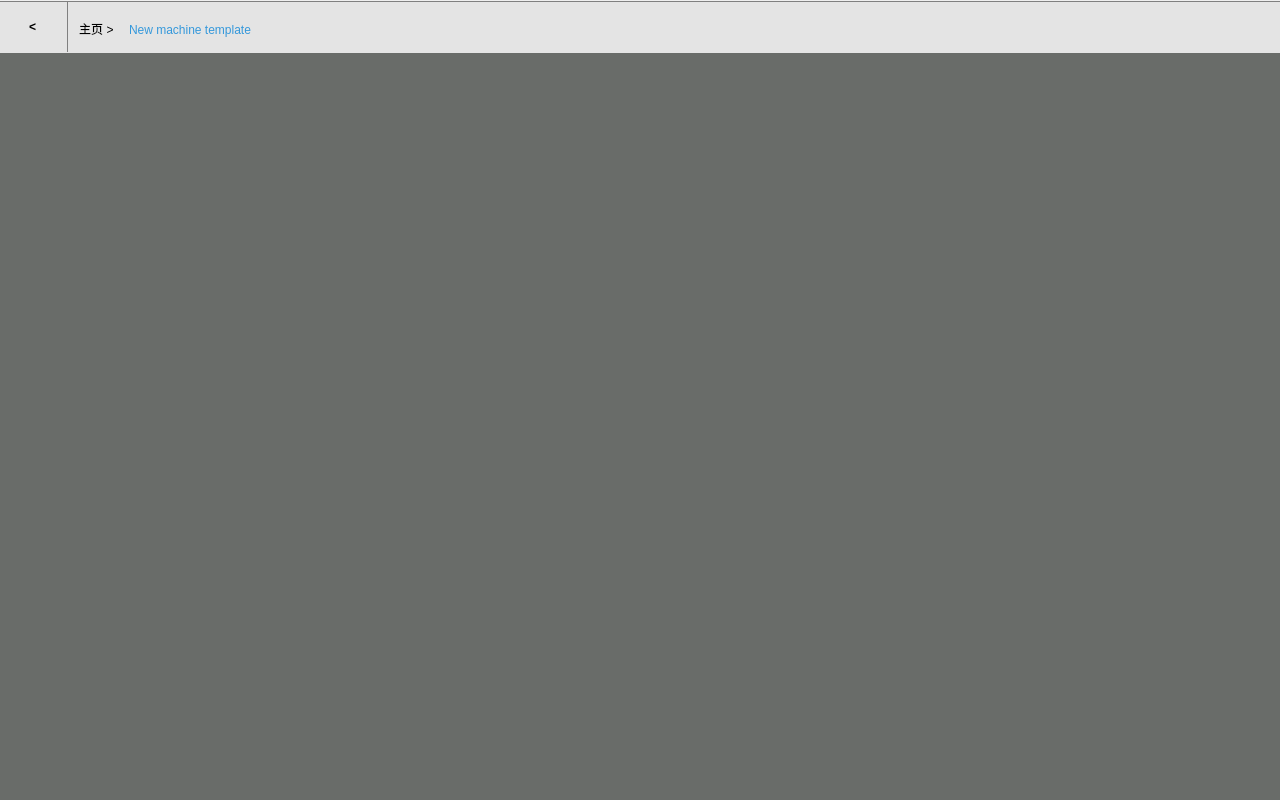
<?xml version="1.0" encoding="UTF-8"?>
<ui version="4.0">
 <class>BaseWidget</class>
 <widget class="QWidget" name="BaseWidget">
  <property name="geometry">
   <rect>
    <x>0</x>
    <y>0</y>
    <width>1280</width>
    <height>800</height>
   </rect>
  </property>
  <property name="minimumSize">
   <size>
    <width>1280</width>
    <height>800</height>
   </size>
  </property>
  <property name="maximumSize">
   <size>
    <width>1280</width>
    <height>800</height>
   </size>
  </property>
  <property name="styleSheet">
   <string notr="true"/>
  </property>
  <property name="BaseWidget" stdset="0">
   <string>Form</string>
  </property>
  <widget class="QWidget" name="verticalLayoutWidget">
   <property name="geometry">
    <rect>
     <x>-1</x>
     <y>1</y>
     <width>1281</width>
     <height>799</height>
    </rect>
   </property>
   <layout class="QVBoxLayout" name="vbaseLayout" stretch="5,72">
    <property name="spacing">
     <number>0</number>
    </property>
    <item>
     <widget class="QFrame" name="base_navigationbar">
      <property name="styleSheet">
       <string notr="true">QFrame {
                                background-color: rgb(228, 228, 228);
                                border-top: 1px solid gray;
                                }</string>
      </property>
      <widget class="QWidget" name="horizontalLayoutWidget_2">
       <property name="geometry">
        <rect>
         <x>-1</x>
         <y>1</y>
         <width>1281</width>
         <height>51</height>
        </rect>
       </property>
       <layout class="QHBoxLayout" name="hnavigationLayout" stretch="0,121">
        <item>
         <widget class="QPushButton" name="naviBackBtn">
          <property name="minimumSize">
           <size>
            <width>70</width>
            <height>50</height>
           </size>
          </property>
          <property name="styleSheet">
           <string notr="true">QPushButton {
                                                border: none;
                                                background-color: rgb(228, 228, 228);
                                                color: black;
                                                padding: 5px;
                                                font: 18pt &quot;宋体&quot;;
                                                font-weight: bold;
                                                border-right:1px solid gray
                                                }</string>
          </property>
          <property name="text">
           <string>&lt;</string>
          </property>
         </widget>
        </item>
        <item>
         <widget class="QWidget" name="widget" native="true">
          <widget class="QWidget" name="horizontalLayoutWidget_3">
           <property name="geometry">
            <rect>
             <x>-1</x>
             <y>0</y>
             <width>1211</width>
             <height>55</height>
            </rect>
           </property>
           <layout class="QHBoxLayout" name="horizontalLayout">
            <item>
             <widget class="QPushButton" name="naviBtn_l">
              <property name="minimumSize">
               <size>
                <width>50</width>
                <height>50</height>
               </size>
              </property>
              <property name="sizeIncrement">
               <size>
                <width>0</width>
                <height>0</height>
               </size>
              </property>
              <property name="styleSheet">
               <string notr="true">QPushButton {
                                                                font: 14pt &quot;微软雅黑&quot;;
                                                                border: none;
                                                                background-color: rgb(228, 228,
                                                                228);
                                                                }
                                                            </string>
              </property>
              <property name="text">
               <string>主页 &gt; </string>
              </property>
             </widget>
            </item>
            <item>
             <widget class="QLabel" name="naviDirectoryBtn">
              <property name="styleSheet">
               <string notr="true">QLabel {
font: 18px &quot;微软雅黑&quot;;
border: none;
color: rgb(52, 152, 219);
}</string>
              </property>
              <property name="text">
               <string>New machine template</string>
              </property>
             </widget>
            </item>
            <item>
             <spacer name="hNavilSpacer">
              <property name="orientation">
               <enum>Qt::Horizontal</enum>
              </property>
              <property name="sizeHint" stdset="0">
               <size>
                <width>40</width>
                <height>20</height>
               </size>
              </property>
             </spacer>
            </item>
            <item>
             <widget class="QPushButton" name="naviHelpBtn">
              <property name="minimumSize">
               <size>
                <width>50</width>
                <height>50</height>
               </size>
              </property>
              <property name="baseSize">
               <size>
                <width>40</width>
                <height>40</height>
               </size>
              </property>
              <property name="styleSheet">
               <string notr="true">QPushButton {
                                                                border: none;
                                                                background-color: rgb(228, 228,
                                                                228);
                                                                color: black;
                                                                padding: 5px;
                                                                }</string>
              </property>
              <property name="text">
               <string/>
              </property>
              <property name="icon">
               <iconset>
                <normalon>:/navigation/help/base_assets/help.png</normalon>
               </iconset>
              </property>
              <property name="iconSize">
               <size>
                <width>40</width>
                <height>40</height>
               </size>
              </property>
             </widget>
            </item>
            <item>
             <widget class="QPushButton" name="naviSettingBtn">
              <property name="minimumSize">
               <size>
                <width>50</width>
                <height>50</height>
               </size>
              </property>
              <property name="styleSheet">
               <string notr="true">QPushButton {
                                                                border: none;
                                                                background-color: rgb(228, 228,
                                                                228);
                                                                color: black;
                                                                padding: 5px;
                                                                }</string>
              </property>
              <property name="text">
               <string/>
              </property>
              <property name="icon">
               <iconset>
                <normalon>:/navigation/setting/base_assets/setting.png</normalon>
               </iconset>
              </property>
              <property name="iconSize">
               <size>
                <width>40</width>
                <height>40</height>
               </size>
              </property>
             </widget>
            </item>
            <item>
             <widget class="QPushButton" name="naviHamburgerBtn">
              <property name="minimumSize">
               <size>
                <width>50</width>
                <height>50</height>
               </size>
              </property>
              <property name="styleSheet">
               <string notr="true">QPushButton {
                                                                border: none;
                                                                background-color: rgb(228, 228,
                                                                228);
                                                                color: black;
                                                                padding: 5px;
                                                                }</string>
              </property>
              <property name="text">
               <string/>
              </property>
              <property name="icon">
               <iconset>
                <normalon>:/navigation/hamburger/base_assets/hamburger.png</normalon>
               </iconset>
              </property>
              <property name="iconSize">
               <size>
                <width>40</width>
                <height>40</height>
               </size>
              </property>
             </widget>
            </item>
            <item>
             <spacer name="hNavilMarginSpacer">
              <property name="orientation">
               <enum>Qt::Horizontal</enum>
              </property>
              <property name="sizeType">
               <enum>QSizePolicy::Fixed</enum>
              </property>
              <property name="sizeHint" stdset="0">
               <size>
                <width>20</width>
                <height>20</height>
               </size>
              </property>
             </spacer>
            </item>
           </layout>
          </widget>
         </widget>
        </item>
       </layout>
      </widget>
     </widget>
    </item>
    <item>
     <widget class="QWidget" name="base_workspace" native="true">
      <property name="styleSheet">
       <string notr="true">/* background-color: rgb(122, 132, 131); */
                                background-color: rgb(105, 108, 105);</string>
      </property>
     </widget>
    </item>
   </layout>
  </widget>
 </widget>
 <resources>
  <include location="../../assets/assets.qrc"/>
 </resources>
 <connections/>
</ui>
